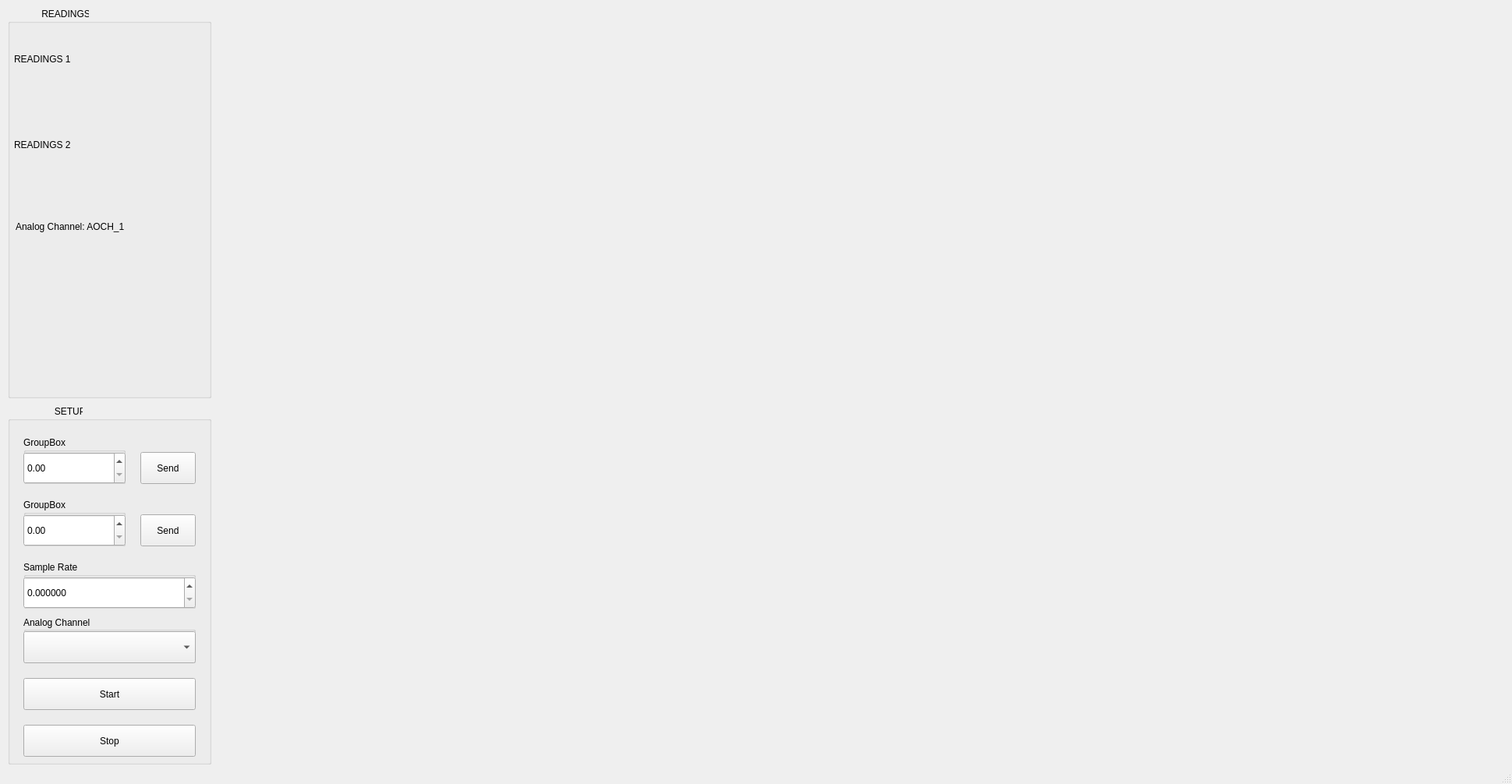
<?xml version="1.0" encoding="UTF-8"?>
<ui version="4.0">
 <class>MainWindow</class>
 <widget class="QMainWindow" name="MainWindow">
  <property name="geometry">
   <rect>
    <x>0</x>
    <y>0</y>
    <width>1939</width>
    <height>1006</height>
   </rect>
  </property>
  <property name="windowTitle">
   <string>MainWindow</string>
  </property>
  <widget class="QWidget" name="centralwidget">
   <widget class="QGroupBox" name="groupBox">
    <property name="geometry">
     <rect>
      <x>10</x>
      <y>520</y>
      <width>261</width>
      <height>461</height>
     </rect>
    </property>
    <property name="title">
     <string>                  SETUP</string>
    </property>
    <widget class="QPushButton" name="pushButton">
     <property name="geometry">
      <rect>
       <x>170</x>
       <y>60</y>
       <width>71</width>
       <height>41</height>
      </rect>
     </property>
     <property name="text">
      <string>Send</string>
     </property>
    </widget>
    <widget class="QPushButton" name="pushButton_2">
     <property name="geometry">
      <rect>
       <x>170</x>
       <y>140</y>
       <width>71</width>
       <height>41</height>
      </rect>
     </property>
     <property name="text">
      <string>Send</string>
     </property>
    </widget>
    <widget class="QGroupBox" name="groupBox_3">
     <property name="geometry">
      <rect>
       <x>20</x>
       <y>40</y>
       <width>131</width>
       <height>61</height>
      </rect>
     </property>
     <property name="title">
      <string>GroupBox</string>
     </property>
     <widget class="QDoubleSpinBox" name="doubleSpinBox_4">
      <property name="geometry">
       <rect>
        <x>0</x>
        <y>20</y>
        <width>131</width>
        <height>41</height>
       </rect>
      </property>
     </widget>
    </widget>
    <widget class="QGroupBox" name="groupBox_4">
     <property name="geometry">
      <rect>
       <x>20</x>
       <y>120</y>
       <width>131</width>
       <height>61</height>
      </rect>
     </property>
     <property name="title">
      <string>GroupBox</string>
     </property>
     <widget class="QDoubleSpinBox" name="doubleSpinBox_5">
      <property name="geometry">
       <rect>
        <x>0</x>
        <y>20</y>
        <width>131</width>
        <height>41</height>
       </rect>
      </property>
     </widget>
    </widget>
    <widget class="QGroupBox" name="groupBox_5">
     <property name="geometry">
      <rect>
       <x>20</x>
       <y>200</y>
       <width>221</width>
       <height>61</height>
      </rect>
     </property>
     <property name="title">
      <string>Sample Rate</string>
     </property>
     <widget class="QDoubleSpinBox" name="SampleRateSpinBox">
      <property name="geometry">
       <rect>
        <x>0</x>
        <y>20</y>
        <width>221</width>
        <height>41</height>
       </rect>
      </property>
      <property name="decimals">
       <number>6</number>
      </property>
      <property name="maximum">
       <double>100000.000000000000000</double>
      </property>
      <property name="value">
       <double>0.000000000000000</double>
      </property>
     </widget>
    </widget>
    <widget class="QGroupBox" name="groupBox_6">
     <property name="geometry">
      <rect>
       <x>20</x>
       <y>270</y>
       <width>221</width>
       <height>61</height>
      </rect>
     </property>
     <property name="title">
      <string>Analog Channel</string>
     </property>
     <property name="alignment">
      <set>Qt::AlignLeading|Qt::AlignLeft|Qt::AlignVCenter</set>
     </property>
     <widget class="QComboBox" name="AnalogChannelDropDownList">
      <property name="geometry">
       <rect>
        <x>0</x>
        <y>20</y>
        <width>221</width>
        <height>41</height>
       </rect>
      </property>
     </widget>
    </widget>
    <widget class="QPushButton" name="StartButton">
     <property name="geometry">
      <rect>
       <x>20</x>
       <y>350</y>
       <width>221</width>
       <height>41</height>
      </rect>
     </property>
     <property name="text">
      <string>Start</string>
     </property>
    </widget>
    <widget class="QPushButton" name="StopButton">
     <property name="geometry">
      <rect>
       <x>20</x>
       <y>410</y>
       <width>221</width>
       <height>41</height>
      </rect>
     </property>
     <property name="text">
      <string>Stop</string>
     </property>
    </widget>
   </widget>
   <widget class="QGroupBox" name="groupBox_2">
    <property name="geometry">
     <rect>
      <x>10</x>
      <y>10</y>
      <width>261</width>
      <height>501</height>
     </rect>
    </property>
    <property name="title">
     <string>             READINGS</string>
    </property>
    <widget class="QLabel" name="label">
     <property name="geometry">
      <rect>
       <x>8</x>
       <y>40</y>
       <width>201</width>
       <height>51</height>
      </rect>
     </property>
     <property name="text">
      <string>READINGS 1</string>
     </property>
    </widget>
    <widget class="QLabel" name="label_2">
     <property name="geometry">
      <rect>
       <x>8</x>
       <y>150</y>
       <width>201</width>
       <height>51</height>
      </rect>
     </property>
     <property name="text">
      <string>READINGS 2</string>
     </property>
    </widget>
    <widget class="QLabel" name="label_3">
     <property name="geometry">
      <rect>
       <x>10</x>
       <y>250</y>
       <width>241</width>
       <height>61</height>
      </rect>
     </property>
     <property name="text">
      <string>Analog Channel: AOCH_1</string>
     </property>
    </widget>
   </widget>
   <widget class="PlotWidget" name="PlotWidget" native="true">
    <property name="geometry">
     <rect>
      <x>299</x>
      <y>29</y>
      <width>1611</width>
      <height>951</height>
     </rect>
    </property>
   </widget>
  </widget>
  <widget class="QStatusBar" name="statusbar"/>
 </widget>
 <customwidgets>
  <customwidget>
   <class>PlotWidget</class>
   <extends>QWidget</extends>
   <header>pyqtgraph</header>
   <container>1</container>
  </customwidget>
 </customwidgets>
 <resources/>
 <connections/>
</ui>
